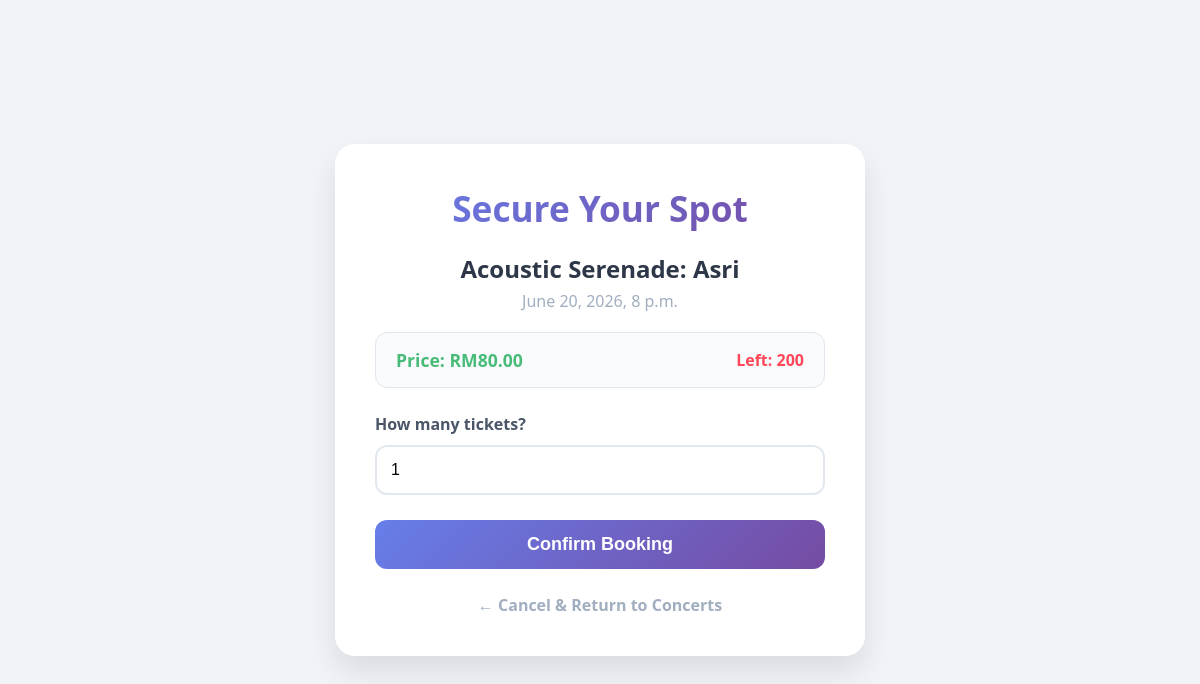
The page /book/2/ (signed in) on the database as committed earlier.
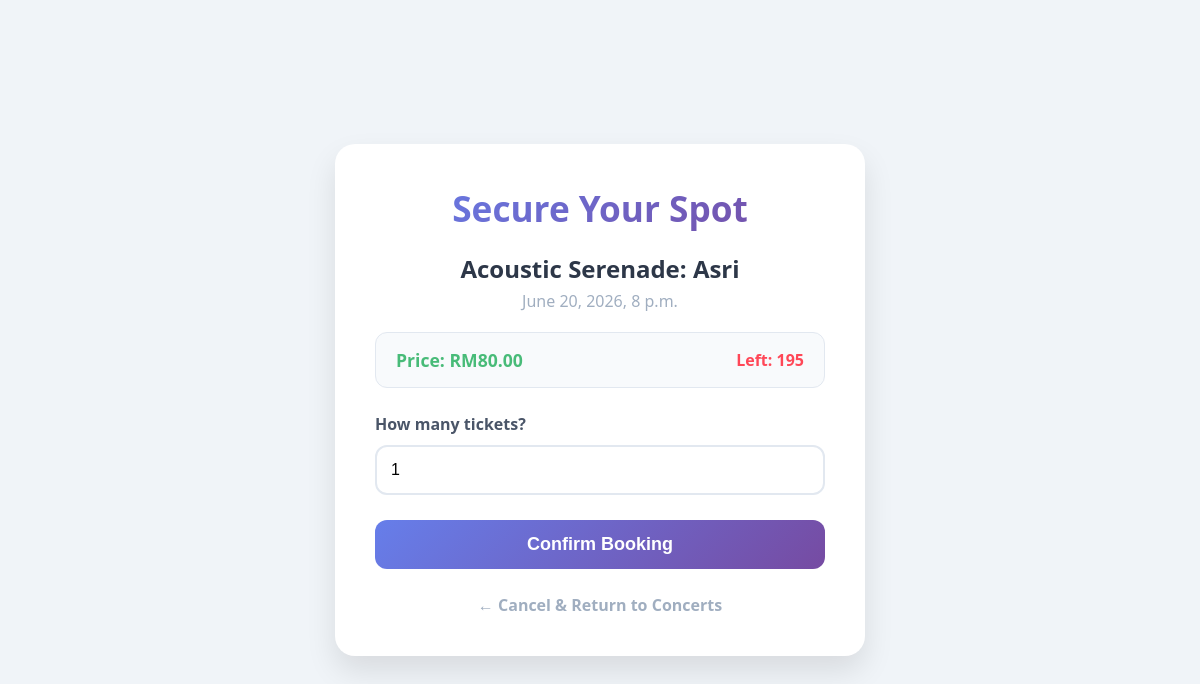
The same page on the database as committed later.
### booking/models.py (models this page shows, shortened)
class Concert(models.Model):
    title = models.CharField(max_length=200)
    description = models.TextField()
    date = models.DateTimeField()
    available_tickets = models.IntegerField()
    price = models.DecimalField(max_digits=8, decimal_places=2)
    poster = models.ImageField(upload_to='concert_posters/', blank=True, null=True)

### booking/views.py (the view, shortened to what this page needs)
# urls.py: path('book/<int:concert_id>/', views.book_ticket, name='book_ticket'),
@login_required
def book_ticket(request, concert_id):
    concert = get_object_or_404(Concert, id=concert_id)
    return render(request, 'booking/book_ticket.html', {'concert': concert})

### booking/templates/booking/book_ticket.html (shortened to what this page needs)
<!DOCTYPE html>
<html lang="en">
<head>
</head>
<body>
    <div class="booking-card">
        <h2>Secure Your Spot</h2>
        <div class="concert-title">{{ concert.title }}</div>
        <div class="concert-date">{{ concert.date }}</div>
        <div class="info-box">
            <span class="price">Price: RM{{ concert.price }}</span>
            <span class="tickets-red">Left: {{ concert.available_tickets }}</span>
        </div>
        <form method="POST">
            <label for="tickets_booked">How many tickets?</label>
            <input type="number" id="tickets_booked" name="tickets_booked" min="1" max="{{ concert.available_tickets }}" value="1" required>
            <button type="submit">Confirm Booking</button>
        </form>
        <div class="back-link">
            <a href="{% url 'concert_list' %}">← Cancel & Return to Concerts</a>
        </div>
    </div>
</body>
</html>

Rows that differ between the two databases and show on the page:
changed Concert "Acoustic Serenade: Asri": available_tickets "200" → "195"
